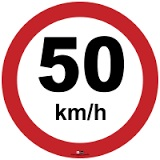
#> input picture trabalhos/03-sift/entrada/50km.jpg, 160 x 160 px
$ python sift.py
#> lines starting #> are read from the running program, lines starting #| are printed output that depends on the picture
import numpy as np
import cv2
from matplotlib import pyplot as plt

# Initiate SIFT detector
orb = cv2.ORB_create()

def match(name_img_base, name_img):
#> called with name_img_base = 'entrada/50km.jpg', name_img = 'dataset/imagem50km_01.jpg'
    img1 = cv2.imread(name_img_base, 0)                        # queryImage
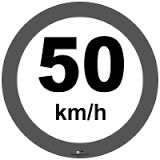
#> img1: shape (160, 160); min 0, max 255, mean 176.9
    img2 = cv2.imread(name_img, 0)     # trainImage
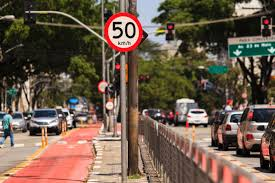
#> input picture trabalhos/03-sift/dataset/imagem50km_01.jpg, 275 x 183 px
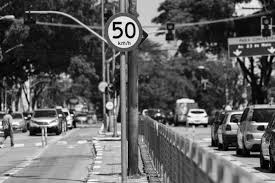
#> img2: shape (183, 275); min 0, max 255, mean 93.9

    # find the keypoints and descriptors with SIFT
    kp1, des1 = orb.detectAndCompute(img1, None)
#> kp1 = 239 keypoints; strongest (x, y, size): (77, 110, 37.2), (76, 111, 44.6), (80, 112, 37.2), (60, 116, 37.2)
    kp2, des2 = orb.detectAndCompute(img2, None)
#> kp2 = 408 keypoints; strongest (x, y, size): (119, 32, 31), (130, 34, 31), (131, 37, 31), (127, 36, 31)

    bf = cv2.BFMatcher(cv2.NORM_HAMMING, crossCheck=True)
    matches = bf.match(des1, des2)
#> matches = 73 matches
    # Sort them in the order of their distance.
    matches = sorted(matches, key = lambda x:x.distance)

    return cv2.drawMatches(img1, kp1, img2, kp2, matches[:30], None, flags=2)
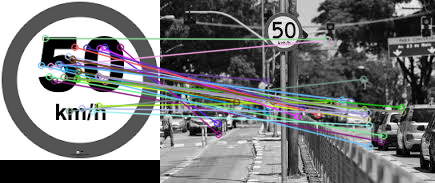
#> returned value: shape (183, 435, 3); mean of channels 0, 1, 2 122.1, 121, 119.9; drawn as B, G, R

for i in range(1, 12):
    result = match('entrada/50km.jpg', 'dataset/imagem50km_{:02d}.jpg'.format(i))

    print('dataset/imagem50km_{:02d}.jpg'.format(i))
    cv2.imshow('match', result)
    cv2.waitKey(0)
#> pass 2 of the loop `for i in range(1, 12):`:
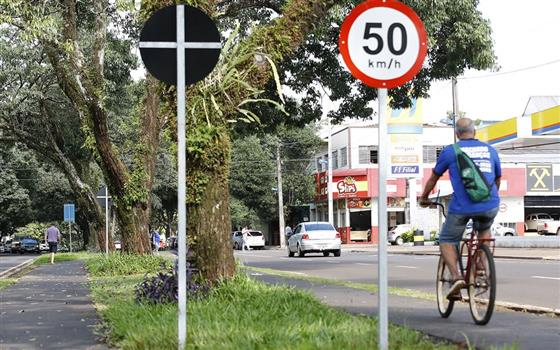
#> input picture trabalhos/03-sift/dataset/imagem50km_02.jpg, 560 x 350 px
#> in match (call 2), `img2 = cv2.imread(name_img, 0)`:
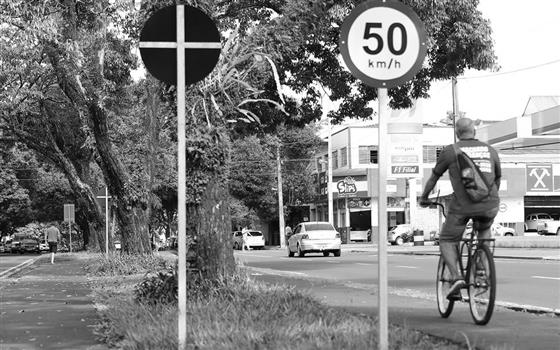
#> img2: shape (350, 560); min 0, max 255, mean 130.2
#> kp2 = 500 keypoints; strongest (x, y, size): (322, 43, 31), (286, 81, 31), (281, 82, 44.6), (246, 247, 31)
#> matches = 88 matches
#> in match (call 2), `return cv2.drawMatches(img1, kp1, img2, kp2, matches[:30], None, flags..`:
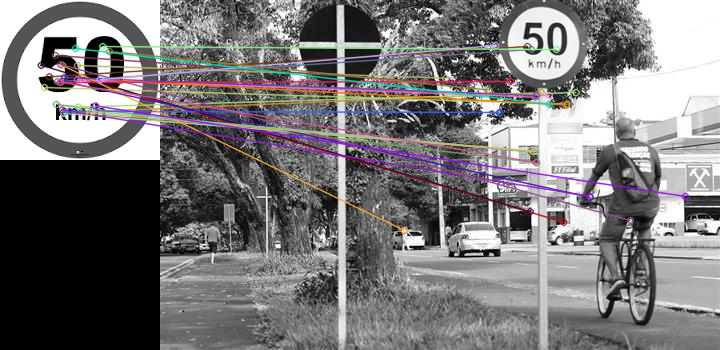
#> returned value: shape (350, 720, 3); mean of channels 0, 1, 2 120.3, 119.1, 121.3; drawn as B, G, R
#> pass 3 of the loop `for i in range(1, 12):`:
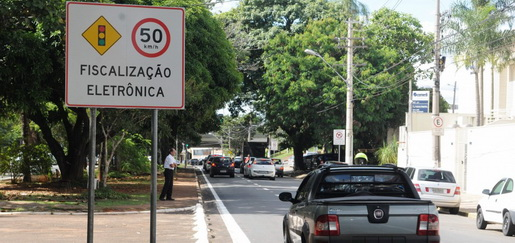
#> input picture trabalhos/03-sift/dataset/imagem50km_03.jpg, 515 x 243 px
#> in match (call 3), `img2 = cv2.imread(name_img, 0)`:
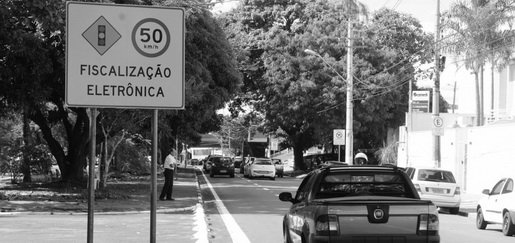
#> img2: shape (243, 515); min 2, max 255, mean 120.1
#> kp2 = 488 keypoints; strongest (x, y, size): (304, 154, 31), (322, 151, 31), (356, 156, 31), (193, 157, 31)
#> matches = 71 matches
#> in match (call 3), `return cv2.drawMatches(img1, kp1, img2, kp2, matches[:30], None, flags..`:
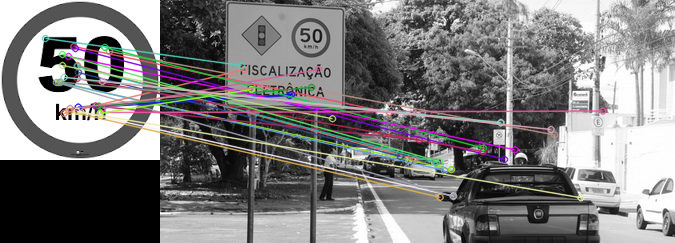
#> returned value: shape (243, 675, 3); mean of channels 0, 1, 2 123.3, 122.9, 124.4; drawn as B, G, R
#> (the run stopped early here; a loop or call above may not have finished)
